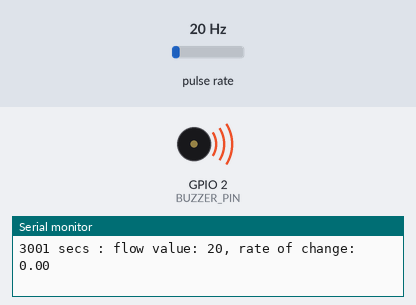
Recording of a sketch running on a simulated ESP32. On the bench: buzzer (waves = sounding), the last lines printed to the serial monitor. Wiring (inferred from the names in the program): pulse sensor: data GPIO 4. Inputs (shaded band) come from the test bench; at power-on: pulse rate 20 Hz.

Above: at 3.05 s.
At 4.2 s:
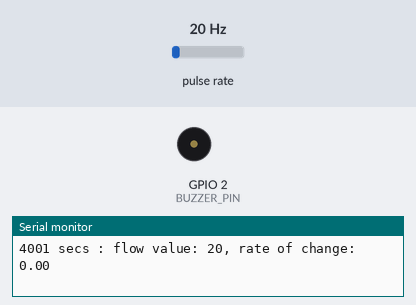
4.3 s: pulse rate (sensor on GPIO 4) set to 17 Hz
At 5.0 s:
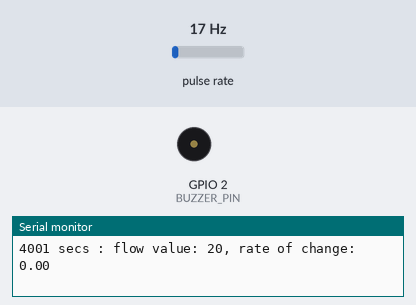
Timing chart, 0 to 7.3 s (numbered marks = the images above; inputs shaded):
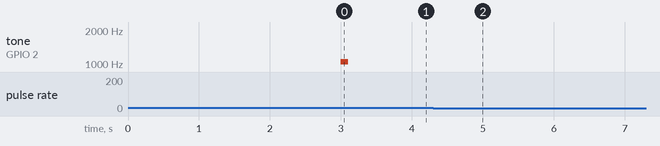

The sketch:

water_alarm.ino
```cpp
#define FLOW_SENSOR_PIN 4
#define BUZZER_PIN 2

volatile int flowValue = 0;
bool alarmActive = false;
int alarmThreshold = 20;
int activeSeconds = 0;
unsigned long lastTime = 0;

unsigned long lastChimeTime = 0;
int chimeDuration = 100; // ms
int initChimeIntervalDelay = 3000;
int chimeIntervalDelay = initChimeIntervalDelay;
int chimeFreq1 = 880;
int chimeFreq2 = 1047;

float flowRateCutOff = -10.0;
int flowRateCutOffCountThreshold = 2;

void IRAM_ATTR flowInterrupt()
{
  flowValue++; // Increment pulse count for each flow
}

void setup()
{
  // Start Serial communication for debugging
  Serial.begin(9600);

  // Initialize flow sensor pin as input
  pinMode(FLOW_SENSOR_PIN, INPUT_PULLUP);
  pinMode(BUZZER_PIN, OUTPUT);

  // Attach interrupt to flow sensor pin, trigger on rising edge
  attachInterrupt(digitalPinToInterrupt(FLOW_SENSOR_PIN), flowInterrupt, RISING);
}

void doChime(int pin, int currentTime)
{
  if (currentTime - lastChimeTime >= chimeIntervalDelay)
  {
    lastChimeTime = currentTime;
    tone(pin, chimeFreq1, chimeDuration);
    tone(pin, chimeFreq2, chimeDuration);
  }
}

float calculateRateOfChange(unsigned long currentTime, int currentFlowValue, int &previousFlowValue, unsigned long &previousTime)
{
  float rateOfChange = float(currentFlowValue - previousFlowValue) / float(currentTime - previousTime) * 1000;
  previousFlowValue = currentFlowValue;
  previousTime = currentTime;

  return rateOfChange;
}

void loop()
{
  int currentTime = millis();
  float rateOfFlowChange = 0;
  static int previousFlowValue = 0;
  static unsigned long previousTime = 0;
  static int flowRateCutOffCount = 0;

  // Every second, calculate and print the flow rate
  if (currentTime - lastTime >= 1000)
  {
    rateOfFlowChange = calculateRateOfChange(currentTime, flowValue, previousFlowValue, previousTime);

    Serial.print(currentTime);
    Serial.print(" secs : flow value: ");
    Serial.print(flowValue);
    Serial.print(", rate of change: ");
    Serial.println(rateOfFlowChange);

    if (flowValue >= alarmThreshold && rateOfFlowChange > flowRateCutOff)
    {
      alarmActive = true;
      activeSeconds++;
    }
    else
    {
      if (flowValue < alarmThreshold || flowRateCutOffCount >= flowRateCutOffCountThreshold)
      {
        alarmActive = false;
        activeSeconds = 0;
      }
      else
      {
        flowRateCutOffCount++;
      }
    }

    // Reset pulse count for next second
    flowValue = 0;
    lastTime = currentTime;

    // Decrease chime interval
    if (activeSeconds > 0 && activeSeconds % 10 == 0)
    {
      chimeIntervalDelay = chimeIntervalDelay / 2;
      Serial.print("Updating chime interval: ");
      Serial.println(chimeIntervalDelay, activeSeconds % 10 == 0);
    }
    if (activeSeconds == 0 && chimeIntervalDelay != initChimeIntervalDelay)
    {
      chimeIntervalDelay = initChimeIntervalDelay;
    }
  }

  // Do chime if it's time
  if (alarmActive)
  {
    doChime(BUZZER_PIN, currentTime);
  }
}
```

Measured:
- after the input at 4.3 s, tone on GPIO 2 (BUZZER_PIN): stops changing and stays silent
